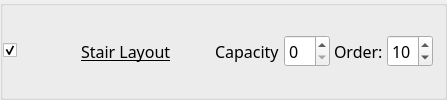
        <widget class="QGroupBox" name="GB_a_stairLayout">
         <property name="sizePolicy">
          <sizepolicy hsizetype="Preferred" vsizetype="Maximum">
           <horstretch>0</horstretch>
           <verstretch>0</verstretch>
          </sizepolicy>
         </property>
         <property name="title">
          <string/>
         </property>
         <property name="flat">
          <bool>true</bool>
         </property>
         <layout class="QGridLayout" name="gridLayout_64">
          <property name="leftMargin">
           <number>0</number>
          </property>
          <property name="horizontalSpacing">
           <number>4</number>
          </property>
          <item row="0" column="0">
           <widget class="QCheckBox" name="kcfg_stairLayoutEnabled">
            <property name="accessibleName">
             <string>Stair Layout</string>
            </property>
            <property name="checked">
             <bool>true</bool>
            </property>
           </widget>
          </item>
          <item row="0" column="1">
           <widget class="QToolButton" name="stairLayoutPictogram">
            <property name="icon">
             <iconset theme="krohnkite-layout-stair"/>
            </property>
            <property name="iconSize">
             <size><width>48</width><height>32</height></size>
            </property>
            <property name="minimumSize">
             <size><width>56</width><height>40</height></size>
            </property>
            <property name="maximumSize">
             <size><width>56</width><height>40</height></size>
            </property>
            <property name="autoRaise"><bool>true</bool></property>
            <property name="focusPolicy"><enum>Qt::FocusPolicy::NoFocus</enum></property>
            <property name="accessibleName"><string>Stair Layout preview</string></property>
            <property name="styleSheet">
             <string notr="true">QToolButton { border: none; background: transparent; } QToolButton:hover { border: none; background: transparent; } QToolButton:pressed { border: none; background: transparent; }</string>
            </property>
           </widget>
          </item>
          <property name="topMargin">
           <number>0</number>
          </property>
          <property name="bottomMargin">
           <number>0</number>
          </property>
          <property name="verticalSpacing">
           <number>0</number>
          </property>
          <item row="0" column="7">
           <widget class="QSpinBox" name="kcfg_stairLayoutOrder">
            <property name="font">
             <font>
              <family>Noto Sans</family>
              <pointsize>12</pointsize>
              <italic>false</italic>
              <bold>false</bold>
              <underline>false</underline>
             </font>
            </property>
            <property name="toolTip">
             <string>Order in layout rotation</string>
            </property>
            <property name="minimum">
             <number>1</number>
            </property>
            <property name="maximum">
             <number>13</number>
            </property>
            <property name="value">
             <number>10</number>
            </property>
           </widget>
          </item>
          <item row="0" column="6">
           <widget class="QLabel" name="label_110">
            <property name="font">
             <font>
              <family>Noto Sans</family>
              <pointsize>12</pointsize>
              <italic>false</italic>
              <bold>false</bold>
              <underline>false</underline>
             </font>
            </property>
            <property name="text">
             <string>Order:</string>
            </property>
           </widget>
          </item>
          <item row="0" column="3">
           <spacer name="horizontalSpacer_58">
            <property name="orientation">
             <enum>Qt::Orientation::Horizontal</enum>
            </property>
            <property name="sizeHint" stdset="0">
             <size>
              <width>40</width>
              <height>20</height>
             </size>
            </property>
           </spacer>
          </item>
          <item row="0" column="5">
           <widget class="QSpinBox" name="kcfg_stairLayoutCapacity">
            <property name="font">
             <font>
              <family>Noto Sans</family>
              <pointsize>12</pointsize>
              <italic>false</italic>
              <bold>false</bold>
              <underline>false</underline>
             </font>
            </property>
            <property name="toolTip">
             <string>&lt;html&gt;&lt;head/&gt;&lt;body&gt;&lt;p&gt;0 - to disable&lt;/p&gt;&lt;/body&gt;&lt;/html&gt;</string>
            </property>
            <property name="maximum">
             <number>99</number>
            </property>
            <property name="value">
             <number>0</number>
            </property>
           </widget>
          </item>
          <item row="0" column="4">
           <widget class="QLabel" name="label_56">
            <property name="font">
             <font>
              <family>Noto Sans</family>
              <pointsize>12</pointsize>
              <italic>false</italic>
              <bold>false</bold>
              <underline>false</underline>
             </font>
            </property>
            <property name="text">
             <string>Capacity</string>
            </property>
           </widget>
          </item>
          <item row="0" column="2">
           <widget class="QLabel" name="label_109">
            <property name="font">
             <font>
              <family>Noto Sans</family>
              <pointsize>12</pointsize>
              <italic>false</italic>
              <bold>false</bold>
              <underline>true</underline>
             </font>
            </property>
            <property name="text">
             <string>Stair Layout</string>
            </property>
            <property name="margin">
             <number>0</number>
            </property>
            <property name="buddy">
             <cstring>kcfg_stairLayoutEnabled</cstring>
            </property>
           </widget>
          </item>
          </layout>
        </widget>
